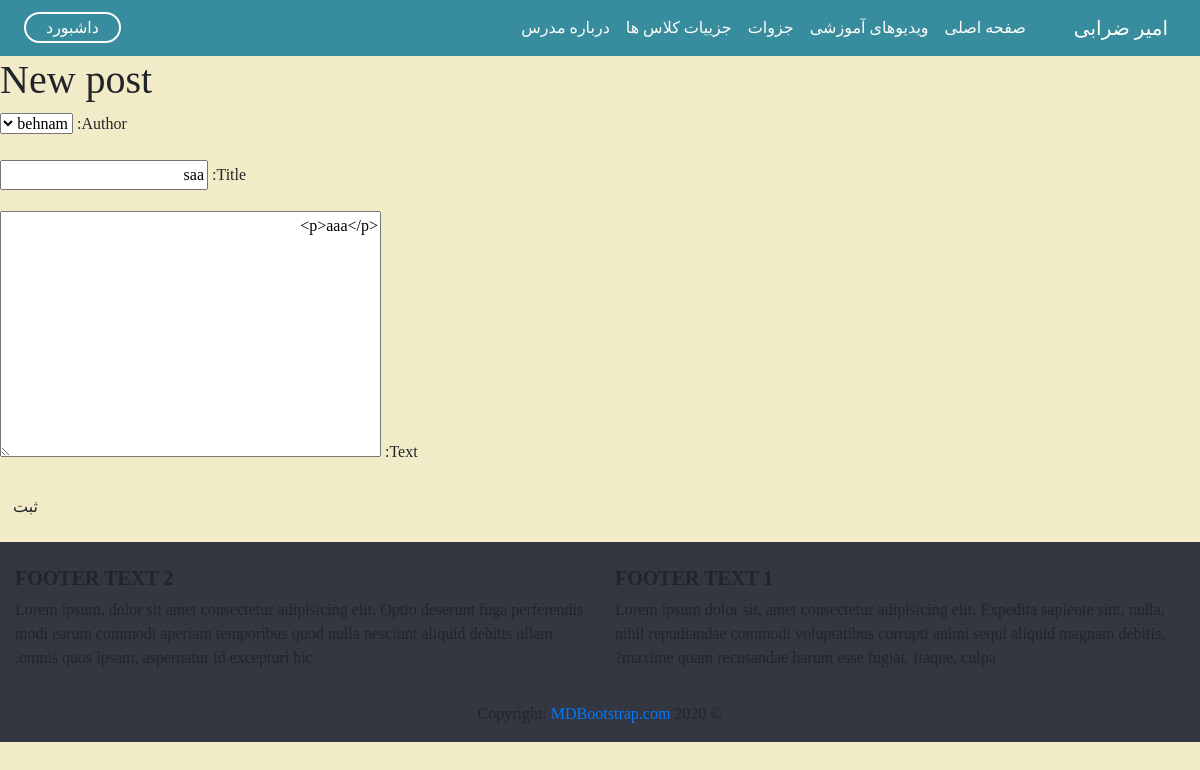
The app's page /post/14/edit/ (signed in) with its own data.
### blog/models.py (models this page shows, shortened)
class Post(models.Model):
    author = models.ForeignKey('auth.User',on_delete=models.CASCADE)
    title = models.CharField(max_length=200)
    text = models.TextField()
    created_date = models.DateTimeField(default=timezone.now)
    published_date = models.DateTimeField(blank=True, null=True)

### blog/views.py (the view)
# urls.py: re_path(r'^post/(?P<pk>\d+)/edit/$',views.PostUpdateView.as_view(),name='post_edit'),
class PostUpdateView(LoginRequiredMixin,UpdateView):
    login_url = '/login/'
    redirect_field_name = 'blog/post_detail.html'
    form_class = PostForm
    model = Post

### blog/forms.py
class PostForm(forms.ModelForm):
    class Meta:
        model = Post
        fields = ('author','title', 'text',)
        widgets = {
            'title': forms.TextInput(attrs={'class': 'textinputclass'}),
            'text': forms.Textarea(attrs={'class': 'editable medium-editor-textarea postcontent'}),
        }

### blog/templates/blog/post_form.html (shortened to what this page needs)
{% extends 'blog/base.html' %}
{% block content %}
    <h1>New post</h1>
    <form method="POST" class="post-form">
    {{form.as_p}}
    <button type="submit" class="save btn btn-default">ثبت</button>
    </form>
{% endblock %}

### blog/static/css/style.css (style rules this page uses)
html { scroll-behavior: smooth; overflow-x: hidden; }
body { font-family: "iranMed"; direction: rtl; background: #F2EBC7; overflow-x: hidden; }

### records on screen
Post: author "behnam", title "saa", text "<p>aaa</p>"
